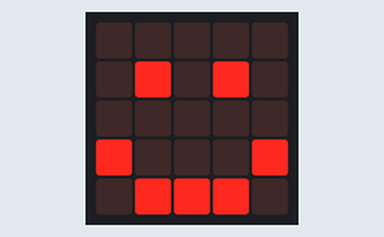
Bench run of a program on a simulated BBC micro:bit (MakeCode). Parts: the board's 5×5 LED display.

Above: at 0.1 s.
At 0.7 s:
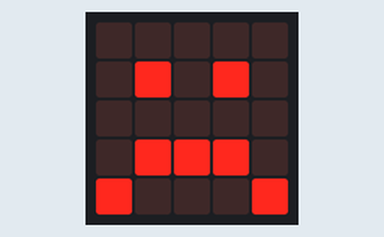
At 1.3 s:
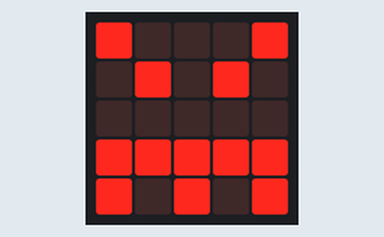
At 1.9 s:
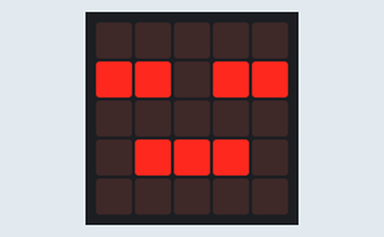
At 2.5 s:
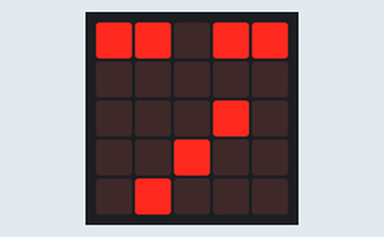
At 3.7 s:
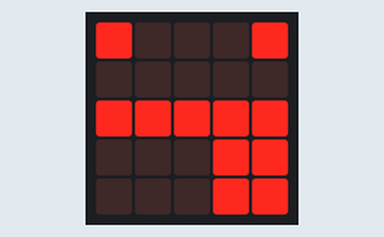

The program:

main.ts
```typescript
basic.forever(function () {
    basic.showIcon(IconNames.Happy)
    basic.pause(1)
    basic.showIcon(IconNames.Sad)
    basic.pause(1)
    basic.showIcon(IconNames.Angry)
    basic.pause(1)
    basic.showIcon(IconNames.Asleep)
    basic.pause(1)
    basic.showIcon(IconNames.Meh)
    basic.pause(1)
    basic.showIcon(IconNames.Surprised)
    basic.pause(1)
    basic.showIcon(IconNames.Silly)
    basic.pause(1)
})
```

test.ts
```typescript
// Hier kann man Tests durchführen; diese Datei wird nicht kompiliert, wenn dieses Paket als Erweiterung verwendet wird.
```

Measured:
- by itself, everything shown: repeats every 4.2 s, in 7 steps
- what the display in image 1 shows lasts 0.6 s, from 0.6 s to 1.2 s
